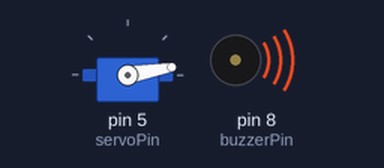
Bench run of a sketch on a simulated Arduino Uno, built with avr-gcc and run on an emulated ATmega328P. Shown: servo, buzzer (waves = sounding).

Above: at 0.1 s.
At 5.29 s:
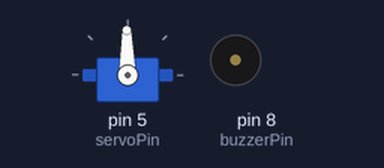
At 5.9 s:
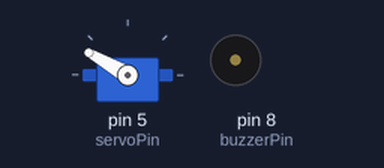
At 6.7 s:
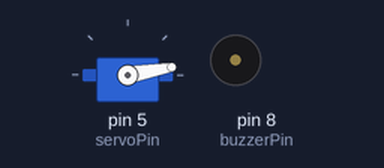
Timing chart, 0 to 8.2 s (numbered marks = the images above):
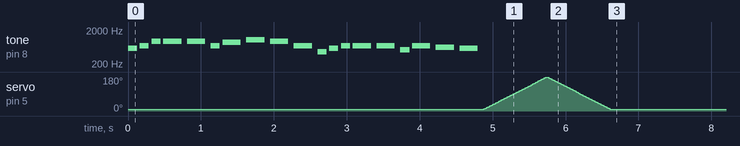

The sketch:

ArduinoFishFeeder.ino
```cpp
#include <Servo.h>
#include "Pitch.h"

int servoPin = 5;
int buzzerPin = 8;

Servo myServo;

void setup() {
  // put your setup code here, to run once:
  myServo.attach(servoPin);

  pinMode(buzzerPin, OUTPUT);
}

void loop() {
  // put your main code here, to run repeatedly:

  myServo.write(10);

  PlaySong();
  MoveServo();

  //delay for a day
  //tried doing delay(1000*60*60*24), but it doesn't work.
  //something about 16 bit, bla bla bla
  myServo.write(10);
  for (int x = 0; x < 24; x ++)
  {
    for (int y = 0; y < 60; y++)
    {
      for (int z = 0; z < 60; z++)
      {
        delay(1000);
      }
    }
  }
}

void MoveServo()
{
  int pos = 0;
  for(pos = 10; pos <= 180; pos += 1) // goes from 0 degrees to 180 degrees
  {                                  // in steps of 1 degree
    myServo.write(pos);              // tell servo to go to position in variable 'pos'
    delay(5);                       // waits 15ms for the servo to reach the position
  }
  for(pos = 180; pos>=10; pos-=1)     // goes from 180 degrees to 0 degrees
  {
    myServo.write(pos);              // tell servo to go to position in variable 'pos'
    delay(5);                       // waits 15ms for the servo to reach the position
  }
}

//Play under the sea
int melody[] = {
  NOTE_D5, NOTE_F5, NOTE_AS5, NOTE_AS5, NOTE_AS5, NOTE_F5, NOTE_A5, NOTE_C6, NOTE_AS5, NOTE_F5,
  NOTE_AS4, NOTE_D5, NOTE_F5, NOTE_F5, NOTE_F5, NOTE_C5, NOTE_F5, NOTE_DS5, NOTE_D5
};

//4 = quarter note, 8 = eighth note
int noteDurations[] = {
  8,8,8,4,4,8,4,4,4,4,8,8,8,4,4,8,4,4,4
};
void PlaySong()
{
  //there are 19 notes
  for (int thisNote = 0; thisNote < 19; thisNote++) {

    // to calculate the note duration, take one second
    // divided by the note type.
    //e.g. quarter note = 1000 / 4, eighth note = 1000/8, etc.
    int noteDuration = 1000/noteDurations[thisNote];
    tone(buzzerPin, melody[thisNote],noteDuration);

    // to distinguish the notes, set a minimum time between them.
    // the note's duration + 30% seems to work well:
    int pauseBetweenNotes = noteDuration * 1.30;
    delay(pauseBetweenNotes);
    // stop the tone playing:
    noTone(buzzerPin);
  }
}
```

Pitch.h
```cpp
#define NOTE_B0  31
#define NOTE_C1  33
#define NOTE_CS1 35
#define NOTE_D1  37
#define NOTE_DS1 39
#define NOTE_E1  41
#define NOTE_F1  44
#define NOTE_FS1 46
#define NOTE_G1  49
#define NOTE_GS1 52
#define NOTE_A1  55
#define NOTE_AS1 58
#define NOTE_B1  62
#define NOTE_C2  65
#define NOTE_CS2 69
#define NOTE_D2  73
#define NOTE_DS2 78
#define NOTE_E2  82
#define NOTE_F2  87
#define NOTE_FS2 93
#define NOTE_G2  98
#define NOTE_GS2 104
#define NOTE_A2  110
#define NOTE_AS2 117
#define NOTE_B2  123
#define NOTE_C3  131
#define NOTE_CS3 139
#define NOTE_D3  147
#define NOTE_DS3 156
#define NOTE_E3  165
#define NOTE_F3  175
#define NOTE_FS3 185
#define NOTE_G3  196
#define NOTE_GS3 208
#define NOTE_A3  220
#define NOTE_AS3 233
#define NOTE_B3  247
#define NOTE_C4  262
#define NOTE_CS4 277
#define NOTE_D4  294
#define NOTE_DS4 311
#define NOTE_E4  330
#define NOTE_F4  349
#define NOTE_FS4 370
#define NOTE_G4  392
#define NOTE_GS4 415
#define NOTE_A4  440
#define NOTE_AS4 466
#define NOTE_B4  494
#define NOTE_C5  523
#define NOTE_CS5 554
#define NOTE_D5  587
#define NOTE_DS5 622
#define NOTE_E5  659
#define NOTE_F5  698
#define NOTE_FS5 740
#define NOTE_G5  784
#define NOTE_GS5 831
#define NOTE_A5  880
#define NOTE_AS5 932
#define NOTE_B5  988
#define NOTE_C6  1047
#define NOTE_CS6 1109
#define NOTE_D6  1175
#define NOTE_DS6 1245
#define NOTE_E6  1319
#define NOTE_F6  1397
#define NOTE_FS6 1480
#define NOTE_G6  1568
#define NOTE_GS6 1661
#define NOTE_A6  1760
#define NOTE_AS6 1865
#define NOTE_B6  1976
#define NOTE_C7  2093
#define NOTE_CS7 2217
#define NOTE_D7  2349
#define NOTE_DS7 2489
#define NOTE_E7  2637
#define NOTE_F7  2794
#define NOTE_FS7 2960
#define NOTE_G7  3136
#define NOTE_GS7 3322
#define NOTE_A7  3520
#define NOTE_AS7 3729
#define NOTE_B7  3951
#define NOTE_C8  4186
#define NOTE_CS8 4435
#define NOTE_D8  4699
#define NOTE_DS8 4978
```

Measured:
- by itself, servo on pin 5 (servoPin): rises from 10° to 179° in 0.85 s, then falls to 10° in 0.87 s
- by itself, tone on pin 8 (buzzerPin): plays 587 Hz for 0.13 s, 698 Hz for 0.13 s, 932 Hz for 0.13 s, 932 Hz for 0.25 s, 932 Hz for 0.25 s, 698 Hz for 0.13 s … (19 notes in this stretch)
